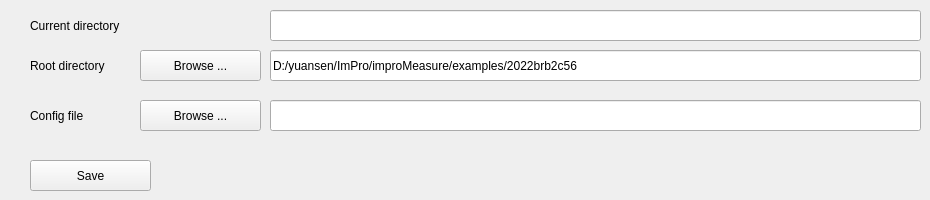
    <widget class="QWidget" name="tbSource">
     <attribute name="title">
      <string>Basic Info</string>
     </attribute>
     <widget class="QPushButton" name="pbBrowseRootdir">
      <property name="geometry">
       <rect>
        <x>140</x>
        <y>50</y>
        <width>121</width>
        <height>31</height>
       </rect>
      </property>
      <property name="text">
       <string>Browse ...</string>
      </property>
     </widget>
     <widget class="QLineEdit" name="edRootdir">
      <property name="geometry">
       <rect>
        <x>270</x>
        <y>50</y>
        <width>651</width>
        <height>31</height>
       </rect>
      </property>
      <property name="text">
       <string>D:/yuansen/ImPro/improMeasure/examples/2022brb2c56</string>
      </property>
     </widget>
     <widget class="QLabel" name="label">
      <property name="geometry">
       <rect>
        <x>30</x>
        <y>50</y>
        <width>111</width>
        <height>31</height>
       </rect>
      </property>
      <property name="text">
       <string>Root directory</string>
      </property>
     </widget>
     <widget class="QLineEdit" name="edConfig">
      <property name="geometry">
       <rect>
        <x>270</x>
        <y>100</y>
        <width>651</width>
        <height>31</height>
       </rect>
      </property>
     </widget>
     <widget class="QLabel" name="label_3">
      <property name="geometry">
       <rect>
        <x>30</x>
        <y>100</y>
        <width>111</width>
        <height>31</height>
       </rect>
      </property>
      <property name="text">
       <string>Config file</string>
      </property>
     </widget>
     <widget class="QPushButton" name="pbBrowseConfig">
      <property name="geometry">
       <rect>
        <x>140</x>
        <y>100</y>
        <width>121</width>
        <height>31</height>
       </rect>
      </property>
      <property name="text">
       <string>Browse ...</string>
      </property>
     </widget>
     <widget class="QLabel" name="label_42">
      <property name="geometry">
       <rect>
        <x>30</x>
        <y>10</y>
        <width>131</width>
        <height>31</height>
       </rect>
      </property>
      <property name="text">
       <string>Current directory</string>
      </property>
     </widget>
     <widget class="QLineEdit" name="edCurrentDirectory">
      <property name="enabled">
       <bool>true</bool>
      </property>
      <property name="geometry">
       <rect>
        <x>270</x>
        <y>10</y>
        <width>651</width>
        <height>31</height>
       </rect>
      </property>
      <property name="readOnly">
       <bool>true</bool>
      </property>
     </widget>
     <widget class="QPushButton" name="pbSave">
      <property name="geometry">
       <rect>
        <x>30</x>
        <y>160</y>
        <width>121</width>
        <height>31</height>
       </rect>
      </property>
      <property name="text">
       <string>Save</string>
      </property>
     </widget>
    </widget>
